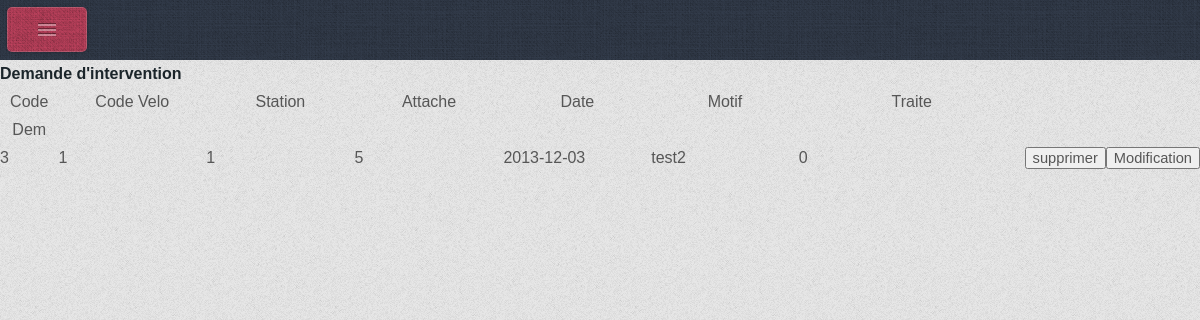
The page /Pages/Demande/ListeFiche.php?variable=3 (signed in) on the database its author committed.
### tables this page shows
CREATE TABLE IF NOT EXISTS `demandeinter` (
  `DemI_Num` int(5) NOT NULL,
  `DemI_Velo` char(5) NOT NULL,
  `DemI_Date` date DEFAULT NULL,
  `DemI_Technicien` char(5) NOT NULL,
  `DemI_Motif` varchar(50) DEFAULT NULL,
  `DemI_Traite` char(1) DEFAULT NULL,
  `DemI_Station` varchar(10) NOT NULL,
  `DemI_Attache` varchar(3) NOT NULL,
  `DemI_Valide` tinyint(1) NOT NULL,
  PRIMARY KEY (`DemI_Num`),
  KEY `CORRESPONDRE_FK` (`DemI_Velo`),
  KEY `REDIGER_FK` (`DemI_Technicien`)
);

### include/functions.php (called while the page is built, shortened)
<?php
function listedemande2int($id)
  {
      $sReq = " SELECT DemI_Num, DemI_Velo, DemI_Attache, DemI_Station, DemI_Date, DemI_Motif, DemI_Traite  FROM DEMANDEINTER WHERE DemI_Num='".$id."' AND DemI_Valide=1 ";
      $rstPdt = mysql_query($sReq) ;
      $iNb = 0 ;
      $demande = array() ;
        while ($demande2 = mysql_fetch_assoc($rstPdt) )
           {
             $iNb = $iNb + 1 ;
             $demande[$iNb] =  $demande2 ;
           }
    return ($demande) ;
}
?>

### Pages/Demande/ListeFiche.php (the view, shortened to what this page needs)
<?php
if(isset($_SESSION['id'])) {
require_once('../../include/functions.php');
$id = $_GET['variable'];
?>
<html>
	<head>
			<link rel="stylesheet" href="../../css/style.css" />
			<link rel="stylesheet" href="../../css/style-mobile.css" />
			<link rel="stylesheet" href="../../css/style-desktop.css" />
			<link rel="stylesheet" href="../../css/style-wide.css" />
	</head>
	<body>
		<a href="../../index.php"><img src="../../css/Home.png" border="0" align="center" width=60 height=60></img></a></br>
		<b>Demande d'intervention </b>
			<table border = 1 width="100%" >
				<tr>
					<th width="5%" >Code Dem</th>
					<th width="13%">Code Velo</th>
					<th width="13%">Station</th>
					<th width="13%">Attache</th>
					<th width="13%">Date</th>
					<th width="13%">Motif</th>
					<th width="20%">Traite</th>
				</tr>
					<form  action="<?php $_SERVER['PHP_SELF']; ?>" name="SuppDem" method="POST">
		<?php
			$demande = listedemande2int($id);
			foreach ($demande as $demandes)
				{
		?>
				<tr>
					<td><?php echo $demandes["DemI_Num"] ; $code = $demandes["DemI_Num"] ;?><input type="hidden"  value="<?= $code ?>" id="code" name="code"/></td>
					<td><?php echo $demandes["DemI_Velo"]; ?></td>
					<td><?php echo $demandes["DemI_Station"]; ?></td>
					<td><?php echo $demandes["DemI_Attache"] ; ?></td>
					<td><?php echo $demandes["DemI_Date"] ; ?></td>
					<td><?php echo $demandes["DemI_Motif"] ; ?></td>
					<td><?php echo $demandes["DemI_Traite"] ;?></td>
					<td><a href="FicheSuppression.php?variable=<?php print($demandes["DemI_Num"]) ?>"><input type="button" value="supprimer" onClick="if(confirm('Vous allez supprimer la demande choisie'))
							{
								submit();
							}
							else
	   						{
	   							return false;
	   						}
							" /></a></td>
					<td><a href="ModifFiche.php?variable=<?php print($demandes["DemI_Num"]) ?>"><input type="button" value="Modification" onClick="if(confirm('Vous allez modifier la demande choisie'))
							{
								submit();
							}
							else
	   						{
	   							 return false;
							}
							" /></a></td>
				</tr>
		<?php
				}
		?>
					</form>
			</table>
	</body>
</html>
<?php
}
else{
header('Location:/Vlyon/Pages/connexion.php');
}
?>

### css/style.css (style rules this page uses)
* { -moz-box-sizing: border-box; -webkit-box-sizing: border-box; -o-box-sizing: border-box; -ms-box-sizing: border-box; box-sizing: border-box; }
body, input, textarea { font-family: 'Source Sans Pro', sans-serif; font-weight: 400; color: #565656; }
body { background-color: #e8e8e8; background-image: url('images/bg2.png'); }
a { color: #c94663; }
strong, b { font-weight: 700; color: #1b252a; }
table { width: 100%; }
p, ul, ol, dl, table { margin-bottom: 1em; }

### css/style-mobile.css (style rules this page uses)
body, input, textarea { line-height: 1.75em; font-size: 11pt; letter-spacing: 0; }

### css/style-desktop.css (style rules this page uses)
body { line-height: 1.75em; height: 100%; }

### css/style-wide.css (style rules this page uses)
body { min-width: 1200px; }
input, textarea { font-size: 11pt; }
body { font-size: 12pt; }
table { width: 100%; }

### css/style-narrow.css (style rules this page uses)
body { min-width: 1000px; }
input, textarea { font-size: 10.5pt; }
body { font-size: 11pt; }

### css/style-narrower.css (style rules this page uses)
body { min-width: 641px; font-size: 14pt; }

### rows shown on the page
demandeinter: DemI_Num "3", DemI_Velo "1", DemI_Station "1", DemI_Attache "5", DemI_Date "2013-12-03", DemI_Motif "test2", DemI_Traite "0"
